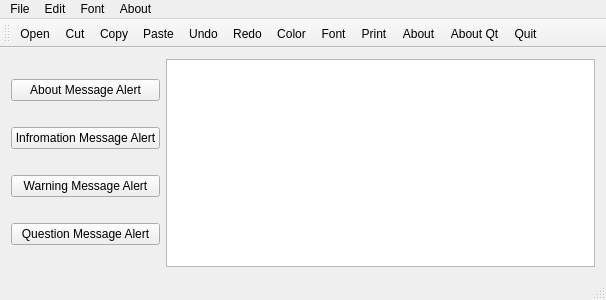
<?xml version="1.0" encoding="UTF-8"?>
<ui version="4.0">
 <class>MainWindow</class>
 <widget class="QMainWindow" name="MainWindow">
  <property name="geometry">
   <rect>
    <x>0</x>
    <y>0</y>
    <width>606</width>
    <height>300</height>
   </rect>
  </property>
  <property name="windowTitle">
   <string>MainWindow</string>
  </property>
  <widget class="QWidget" name="centralWidget">
   <layout class="QHBoxLayout" name="horizontalLayout">
    <item>
     <layout class="QVBoxLayout" name="verticalLayout">
      <item>
       <widget class="QPushButton" name="aboutBtn">
        <property name="text">
         <string>About Message Alert</string>
        </property>
       </widget>
      </item>
      <item>
       <widget class="QPushButton" name="infoBtn">
        <property name="text">
         <string>Infromation Message Alert</string>
        </property>
       </widget>
      </item>
      <item>
       <widget class="QPushButton" name="warningBtn">
        <property name="text">
         <string>Warning Message Alert</string>
        </property>
       </widget>
      </item>
      <item>
       <widget class="QPushButton" name="questionBtn">
        <property name="text">
         <string>Question Message Alert</string>
        </property>
       </widget>
      </item>
     </layout>
    </item>
    <item>
     <widget class="QTextEdit" name="plainTextEdit"/>
    </item>
   </layout>
  </widget>
  <widget class="QMenuBar" name="menuBar">
   <property name="geometry">
    <rect>
     <x>0</x>
     <y>0</y>
     <width>606</width>
     <height>22</height>
    </rect>
   </property>
   <widget class="QMenu" name="menuFile">
    <property name="title">
     <string>File</string>
    </property>
    <addaction name="actionOpen"/>
    <addaction name="separator"/>
    <addaction name="actionSave"/>
    <addaction name="separator"/>
    <addaction name="actionPrint"/>
    <addaction name="separator"/>
    <addaction name="actionQuit"/>
   </widget>
   <widget class="QMenu" name="menuEdit">
    <property name="title">
     <string>Edit</string>
    </property>
    <addaction name="separator"/>
    <addaction name="separator"/>
    <addaction name="actionCut"/>
    <addaction name="separator"/>
    <addaction name="actionCopy"/>
    <addaction name="separator"/>
    <addaction name="actionPaste"/>
    <addaction name="separator"/>
    <addaction name="actionUndo"/>
    <addaction name="separator"/>
    <addaction name="actionRedo"/>
    <addaction name="separator"/>
   </widget>
   <widget class="QMenu" name="menuAbout">
    <property name="title">
     <string>About</string>
    </property>
    <addaction name="actionAbout"/>
    <addaction name="separator"/>
    <addaction name="actionAbout_Qt"/>
   </widget>
   <widget class="QMenu" name="menuFont">
    <property name="title">
     <string>Font</string>
    </property>
    <addaction name="actionFont"/>
    <addaction name="separator"/>
    <addaction name="actionColor"/>
   </widget>
   <addaction name="menuFile"/>
   <addaction name="menuEdit"/>
   <addaction name="menuFont"/>
   <addaction name="menuAbout"/>
  </widget>
  <widget class="QStatusBar" name="statusBar"/>
  <widget class="QToolBar" name="mainToolBar">
   <attribute name="toolBarArea">
    <enum>TopToolBarArea</enum>
   </attribute>
   <attribute name="toolBarBreak">
    <bool>false</bool>
   </attribute>
   <addaction name="actionOpen"/>
   <addaction name="actionCut"/>
   <addaction name="actionCopy"/>
   <addaction name="actionPaste"/>
   <addaction name="actionUndo"/>
   <addaction name="actionRedo"/>
   <addaction name="actionColor"/>
   <addaction name="actionFont"/>
   <addaction name="actionPrint"/>
   <addaction name="actionAbout"/>
   <addaction name="actionAbout_Qt"/>
   <addaction name="actionQuit"/>
  </widget>
  <action name="actionOpen">
   <property name="icon">
    <iconset resource="resource.qrc">
     <normaloff>:/images/open.jpeg</normaloff>:/images/open.jpeg</iconset>
   </property>
   <property name="text">
    <string>Open</string>
   </property>
   <property name="shortcut">
    <string>Ctrl+O</string>
   </property>
  </action>
  <action name="actionSave">
   <property name="icon">
    <iconset resource="resource.qrc">
     <normaloff>:/images/saveicon.png</normaloff>:/images/saveicon.png</iconset>
   </property>
   <property name="text">
    <string>Save</string>
   </property>
   <property name="shortcut">
    <string>Ctrl+S</string>
   </property>
  </action>
  <action name="actionQuit">
   <property name="icon">
    <iconset resource="resource.qrc">
     <normaloff>:/images/close.png</normaloff>:/images/close.png</iconset>
   </property>
   <property name="text">
    <string>Quit</string>
   </property>
  </action>
  <action name="actionCopy">
   <property name="icon">
    <iconset resource="resource.qrc">
     <normaloff>:/images/copy.jpg</normaloff>:/images/copy.jpg</iconset>
   </property>
   <property name="text">
    <string>Copy</string>
   </property>
   <property name="shortcut">
    <string>Ctrl+C</string>
   </property>
  </action>
  <action name="actionPaste">
   <property name="icon">
    <iconset resource="resource.qrc">
     <normaloff>:/images/paste.jpeg</normaloff>:/images/paste.jpeg</iconset>
   </property>
   <property name="text">
    <string>Paste</string>
   </property>
   <property name="shortcut">
    <string>Ctrl+V</string>
   </property>
  </action>
  <action name="actionUndo">
   <property name="icon">
    <iconset resource="resource.qrc">
     <normaloff>:/images/undo.jpeg</normaloff>:/images/undo.jpeg</iconset>
   </property>
   <property name="text">
    <string>Undo</string>
   </property>
   <property name="shortcut">
    <string>Ctrl+Z</string>
   </property>
  </action>
  <action name="actionRedo">
   <property name="icon">
    <iconset resource="resource.qrc">
     <normaloff>:/images/redo.jpeg</normaloff>:/images/redo.jpeg</iconset>
   </property>
   <property name="text">
    <string>Redo</string>
   </property>
   <property name="shortcut">
    <string>Ctrl+Y</string>
   </property>
  </action>
  <action name="actionAbout">
   <property name="icon">
    <iconset resource="resource.qrc">
     <normaloff>:/images/about.png</normaloff>:/images/about.png</iconset>
   </property>
   <property name="text">
    <string>About</string>
   </property>
  </action>
  <action name="actionAbout_Qt">
   <property name="icon">
    <iconset resource="resource.qrc">
     <normaloff>:/images/qt.png</normaloff>:/images/qt.png</iconset>
   </property>
   <property name="text">
    <string>About Qt</string>
   </property>
  </action>
  <action name="actionPrint">
   <property name="icon">
    <iconset resource="resource.qrc">
     <normaloff>:/images/print.jpeg</normaloff>:/images/print.jpeg</iconset>
   </property>
   <property name="text">
    <string>Print</string>
   </property>
  </action>
  <action name="actionFont">
   <property name="icon">
    <iconset resource="resource.qrc">
     <normaloff>:/images/font.png</normaloff>:/images/font.png</iconset>
   </property>
   <property name="text">
    <string>Font</string>
   </property>
  </action>
  <action name="actionColor">
   <property name="icon">
    <iconset resource="resource.qrc">
     <normaloff>:/images/paint.png</normaloff>:/images/paint.png</iconset>
   </property>
   <property name="text">
    <string>Color</string>
   </property>
  </action>
  <action name="actionCut">
   <property name="icon">
    <iconset resource="resource.qrc">
     <normaloff>:/images/cut.png</normaloff>:/images/cut.png</iconset>
   </property>
   <property name="text">
    <string>Cut</string>
   </property>
  </action>
 </widget>
 <layoutdefault spacing="6" margin="11"/>
 <resources>
  <include location="resource.qrc"/>
 </resources>
 <connections/>
</ui>
